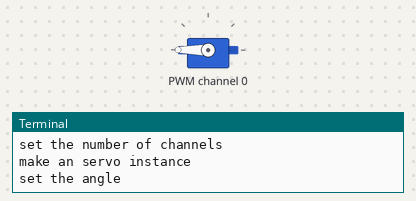
A program run on a simulated Raspberry Pi (BCM pin numbers). Parts: servo, the last lines printed to the terminal. At 1.0 s the program stops and its outputs stay as they are.

Above: at 0.1 s.
At 1.1 s:
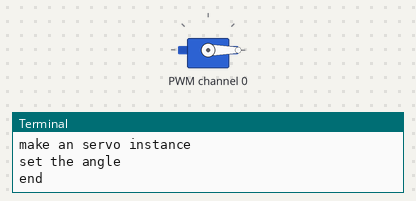
Timing chart, 0 to 2.5 s (numbered marks = the images above):
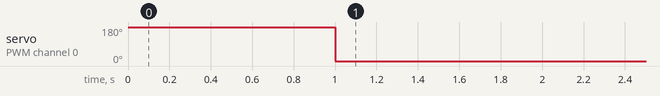

Measured:
- by itself, servo on PWM channel 0: 180° → 0° at 1.0 s

The program:

other_address.py
```python
""" This is a tutorial from learn.adafruit.com """
import board
import busio
import adafruit_pca9685
from adafruit_servokit import ServoKit
import adafruit_motor.servo
import time

def servotest():
    # setup i2c
    add0 = 0x40
    add1 = 0x41
    i2c = busio.I2C(board.SCL, board.SDA)
    pca = adafruit_pca9685.PCA9685(i2c, address=add1)

    print("set the number of channels")
    kit = ServoKit(channels=16, address=add1)
    servo_channel = pca.channels[0]

    # set servo range
    kit.servo[0].set_pulse_width_range(600,2400)
    kit.servo[0].actuation_range = 180

    pca.frequency = 50

    print("make an servo instance")
    servo  = adafruit_motor.servo.Servo(servo_channel)

    print("set the angle")
    kit.servo[0].angle = 180
    time.sleep(1)
    kit.servo[0].angle = 0
    print("end")

if __name__ == '__main__':
    print("Start servo_local.py")
    servotest()
```
